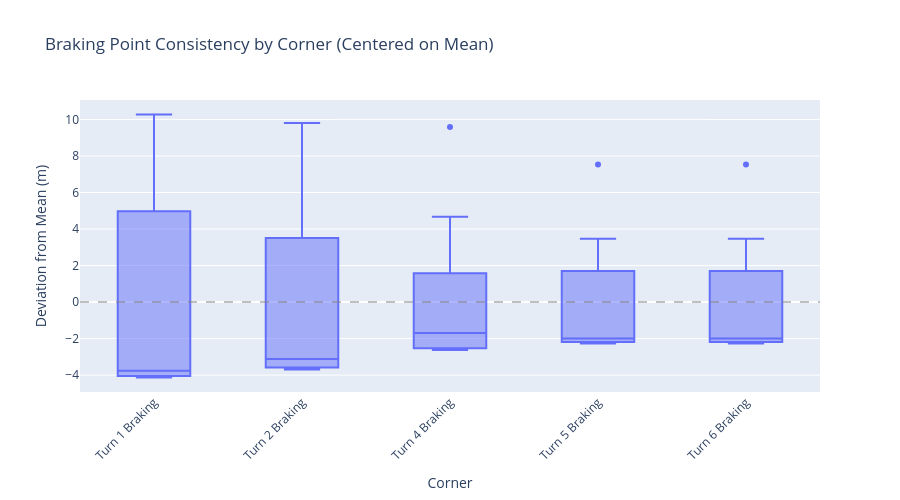

The notebook cell saved with this chart:
### Code cell
# Visualize braking consistency
# Show braking point variation for each corner, centered around the mean

braking_stats = stats_df[stats_df['segment_type'] == 'braking'].dropna(subset=['braking_point'])

if len(braking_stats) > 0:
    # Calculate deviation from mean braking point for each segment
    braking_stats = braking_stats.copy()
    braking_stats['braking_deviation'] = braking_stats.groupby('segment_name')['braking_point'].transform(
        lambda x: x - x.mean()
    )
    
    fig = px.box(
        braking_stats,
        x='segment_name',
        y='braking_deviation',
        title='Braking Point Consistency by Corner (Centered on Mean)',
        labels={'braking_deviation': 'Deviation from Mean (m)', 'segment_name': 'Corner'}
    )
    fig.update_layout(xaxis_tickangle=-45, width=900, height=500)
    # Add a reference line at zero (the mean)
    fig.add_hline(y=0, line_dash="dash", line_color="gray", opacity=0.5)
    show_fig(fig)
else:
    print("No braking data available")

### Figure 1 — Plotly figure (JSON) as saved in the notebook; plotly's stock layout.template omitted (floating-point values rounded to 4 significant figures)
{"data": [{"alignmentgroup": "True", "hovertemplate": "Corner=%{x}<br>Deviation from Mean (m)=%{y}<extra></extra>", "legendgroup": "", "marker": {"color": "#636efa"}, "name": "", "notched": false, "offsetgroup": "", "orientation": "v", "showlegend": false, "type": "box", "x": ["Turn 1 Braking", "Turn 2 Braking", "Turn 4 Braking", "Turn 5 Braking", "Turn 6 Braking", "Turn 1 Braking", "Turn 2 Braking", "Turn 4 Braking", "Turn 5 Braking", "Turn 6 Braking", "Turn 1 Braking", "Turn 2 Braking", "Turn 4 Braking", "Turn 5 Braking", "Turn 6 Braking", "Turn 1 Braking", "Turn 2 Braking", "Turn 4 Braking", "Turn 5 Braking", "Turn 6 Braking", "Turn 1 Braking", "Turn 2 Braking", "Turn 4 Braking", "Turn 5 Braking", "Turn 6 Braking", "Turn 1 Braking", "Turn 2 Braking", "Turn 4 Braking", "Turn 5 Braking", "Turn 6 Braking", "Turn 1 Braking", "Turn 2 Braking", "Turn 4 Braking", "Turn 5 Braking", "Turn 6 Braking", "Turn 1 Braking", "Turn 2 Braking", "Turn 4 Braking", "Turn 5 Braking", "Turn 6 Braking", "Turn 1 Braking", "Turn 2 Braking", "Turn 4 Braking", "Turn 5 Braking", "Turn 6 Braking", "Turn 1 Braking", "Turn 2 Braking", "Turn 4 Braking", "Turn 5 Braking", "Turn 6 Braking", "Turn 1 Braking", "Turn 2 Braking", "Turn 4 Braking", "Turn 5 Braking", "Turn 6 Braking", "Turn 1 Braking", "Turn 2 Braking", "Turn 4 Braking", "Turn 5 Braking", "Turn 6 Braking", "Turn 1 Braking", "Turn 2 Braking", "Turn 4 Braking", "Turn 5 Braking", "Turn 6 Braking"], "x0": " ", "xaxis": "x", "y": [-4.033, -3.693, -2.352, -2.182, -2.182, -3.757, -3.121, 4.674, -2.1, -2.1, -0.9746, 8.358, -1.692, 1.948, 1.948, -3.926, -3.618, -2.527, -2.188, -2.188, -3.767, -3.576, -1.631, -0.2344, -0.2344, -4.125, 5.963, 9.59, 7.532, 7.532, -4.109, -0.2818, 0.6955, -2.046, -2.046, -0.7109, 9.803, 1.98, -2.275, -2.275, 5.518, -1.818, 1.438, -1.994, -1.994, -4.126, -3.67, -2.44, 1.619, 1.619, 4.784, -3.524, -2.584, -2.22, -2.22, 8.96, 2.698, -2.623, 0.6791, 0.6791, 10.27, -3.518, -2.529, 3.46, 3.46], "y0": " ", "yaxis": "y"}], "layout": {"boxmode": "group", "height": 500, "legend": {"tracegroupgap": 0}, "shapes": [{"line": {"color": "gray", "dash": "dash"}, "opacity": 0.5, "type": "line", "x0": 0, "x1": 1, "xref": "x domain", "y0": 0, "y1": 0, "yref": "y"}], "title": {"text": "Braking Point Consistency by Corner (Centered on Mean)"}, "width": 900, "xaxis": {"anchor": "y", "domain": [0, 1], "tickangle": -45, "title": {"text": "Corner"}}, "yaxis": {"anchor": "x", "domain": [0, 1], "title": {"text": "Deviation from Mean (m)"}}}}
